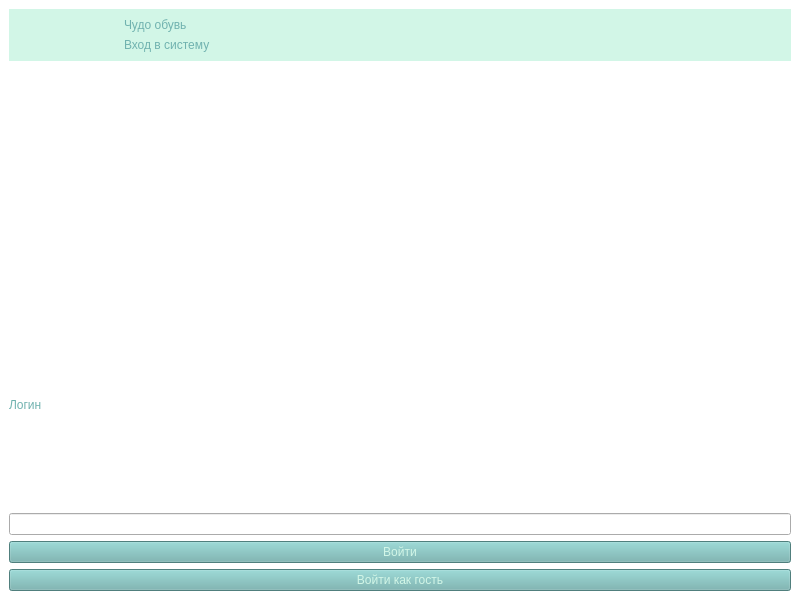
<?xml version="1.0" encoding="UTF-8"?>
<ui version="4.0">
 <class>MainWindow</class>
 <widget class="QMainWindow" name="MainWindow">
  <property name="geometry">
   <rect>
    <x>0</x>
    <y>0</y>
    <width>800</width>
    <height>600</height>
   </rect>
  </property>
  <property name="windowTitle">
   <string>MainWindow</string>
  </property>
  <property name="styleSheet">
   <string notr="true">*{
	font: 24pt &quot;Calibri&quot;;
	color:#70B2AF;
}
#header{
	background-color:#D2F6E7;
}
#body{
	background-color:#fff;
}
QPushButton{
	background-color:#70B2AF;
	color:#D2F6E7;
}
QPushButton:hover{
	background-color:#D2F6E7;
	color:#70B2AF;
}</string>
  </property>
  <widget class="QWidget" name="body">
   <layout class="QVBoxLayout" name="verticalLayout_2">
    <item alignment="Qt::AlignmentFlag::AlignTop">
     <widget class="QWidget" name="header" native="true">
      <layout class="QHBoxLayout" name="horizontalLayout">
       <item>
        <widget class="QLabel" name="label_4">
         <property name="maximumSize">
          <size>
           <width>100</width>
           <height>100</height>
          </size>
         </property>
         <property name="text">
          <string/>
         </property>
         <property name="pixmap">
          <pixmap>../img/Чудо Обувь.png</pixmap>
         </property>
         <property name="scaledContents">
          <bool>true</bool>
         </property>
        </widget>
       </item>
       <item>
        <layout class="QVBoxLayout" name="verticalLayout">
         <item>
          <widget class="QLabel" name="label_2">
           <property name="text">
            <string>Чудо обувь</string>
           </property>
          </widget>
         </item>
         <item>
          <widget class="QLabel" name="label_3">
           <property name="text">
            <string>Вход в систему</string>
           </property>
          </widget>
         </item>
        </layout>
       </item>
      </layout>
     </widget>
    </item>
    <item>
     <layout class="QVBoxLayout" name="verticalLayout_3">
      <item>
       <widget class="QLabel" name="label">
        <property name="text">
         <string>Логин</string>
        </property>
       </widget>
      </item>
      <item>
       <widget class="QLineEdit" name="login_input"/>
      </item>
      <item>
       <widget class="QPushButton" name="login_btn">
        <property name="text">
         <string>Войти</string>
        </property>
       </widget>
      </item>
      <item>
       <widget class="QPushButton" name="guest_btn">
        <property name="text">
         <string>Войти как гость</string>
        </property>
       </widget>
      </item>
     </layout>
    </item>
   </layout>
  </widget>
 </widget>
 <resources/>
 <connections/>
</ui>
